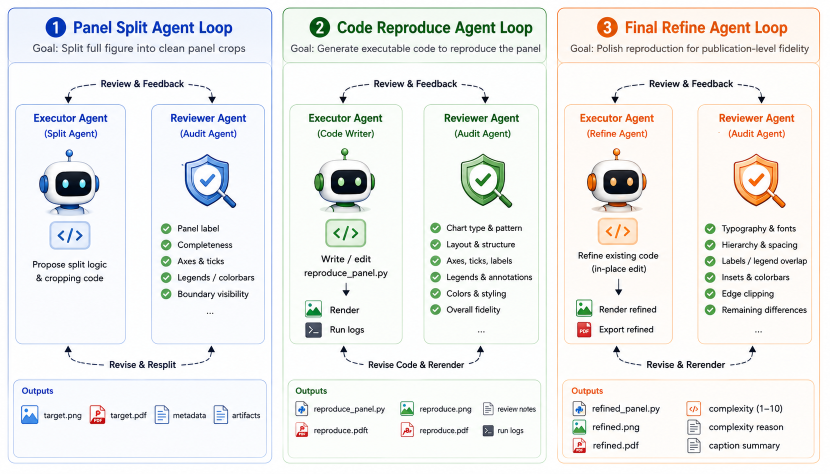
#> input picture docs/assets/agent_loop.png, 1660 x 948 px (shown at 1/2 size)
$ python -i build_catalog.py   (imports and definitions only)
#> lines starting #> are read from the running program, lines starting #| are printed output that depends on the picture
#!/usr/bin/env python3
"""Build the static SciFigureHub website catalog from gallery exports."""

from __future__ import annotations

import argparse
import json
from collections import Counter
from datetime import datetime, timezone
from pathlib import Path
from typing import Any

from PIL import Image, ImageChops, ImageFilter, ImageOps


GALLERY_ROOT = Path(__file__).resolve().parents[1]
CATALOG_PATH = GALLERY_ROOT / "site-data" / "catalog.json"
PREVIEW_ROOT = GALLERY_ROOT / "site-data" / "previews"
RESAMPLE_LANCZOS = getattr(getattr(Image, "Resampling", Image), "LANCZOS")
COMPLEXITY_BINS = [(0, 20), (20, 40), (40, 60), (60, 70), (70, 80), (80, 90), (90, 101)]
REFINE_COMPLEXITY_BINS = [
    ("1", 1, 2),
    ("2-3", 2, 4),
    ("4-5", 4, 6),
    ("6-7", 6, 8),
    ("8-10", 8, 10.0001),
]


# [60 lines left out: functions configure_gallery_root, parse_args, load_json, rel, gallery_path, to_float and 2 more, not called in this run]


def doi_url(doi: str | None) -> str | None:
    return f"https://doi.org/{doi}" if doi else None


def source_link(url: str | None) -> str | None:
    return url if url and url.startswith(("http://", "https://")) else None


def preview_path(dataset_id: str, panel_id: str, kind: str) -> Path:
    return PREVIEW_ROOT / Path(dataset_id) / panel_id / f"{kind}.png"


# [19 lines left out: function build_preview, not called in this run]


def image_complexity(src_path: Path) -> dict[str, float]:
    """Return a reproducible visual complexity score for a cropped panel preview."""
#> called with src_path = '../../docs/assets/agent_loop.png'
    with Image.open(src_path) as original:
#> original is the input picture: PIL image 1660x948 RGB; mean R, G, B 237.3, 237.9, 236.8
        img = ImageOps.exif_transpose(original).convert("RGBA")
        canvas = Image.new("RGBA", img.size, (255, 255, 255, 255))
#> canvas: PIL image 1660x948 RGBA; every value is 255
        canvas.alpha_composite(img)
        rgb = canvas.convert("RGB")
        rgb.thumbnail((512, 512), RESAMPLE_LANCZOS)
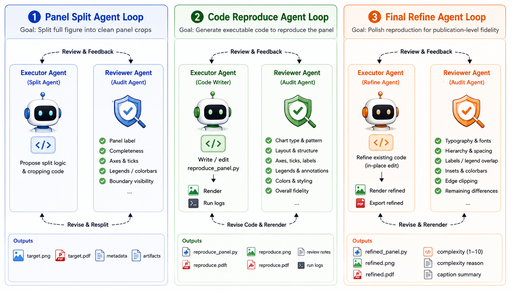
#> rgb: PIL image 512x292 RGB; mean R, G, B 237, 237.6, 236.4

        width, height = rgb.size
#> width = 512; height = 292
        total = max(1, width * height)
#> total = 149504
        gray = ImageOps.grayscale(rgb)
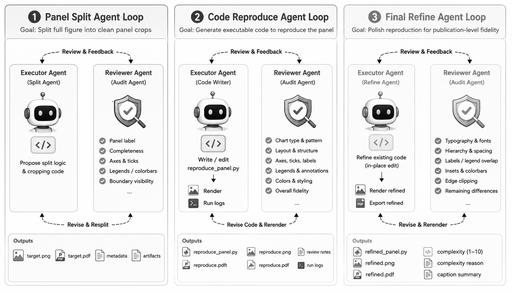
#> gray: PIL image 512x292 L; min 0, max 255, mean 237.3
        entropy = max(0.0, min(gray.entropy() / 8.0, 1.0))
#> entropy = 0.589

        edges = gray.filter(ImageFilter.FIND_EDGES)
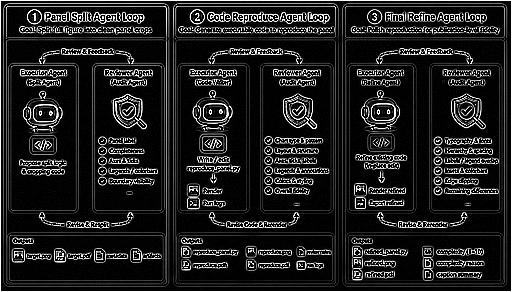
#> edges: PIL image 512x292 L; min 0, max 255, mean 33.8
        edge_hist = edges.histogram()
#> edge_hist = 256 values, max 77692 at index 0, min 40 at index 233, mean 584
        edge_density = sum(edge_hist[28:]) / total
#> edge_density = 0.237
        edge_norm = min(edge_density / 0.22, 1.0)
#> edge_norm = 1

        bg_color = rgb.getpixel((0, 0))
#> bg_color = (254, 254, 255)
        background = Image.new("RGB", rgb.size, bg_color)
        diff = ImageChops.difference(rgb, background).convert("L")
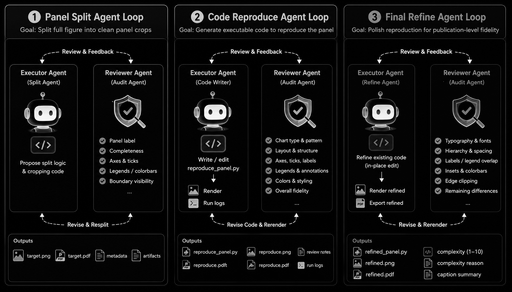
#> diff: PIL image 512x292 L; min 0, max 254, mean 17
        diff_hist = diff.histogram()
#> diff_hist = 256 values, max 33700 at index 1, min 0 at index 255, mean 584
        content_density = sum(diff_hist[22:]) / total
#> content_density = 0.164
        content_norm = min(content_density / 0.55, 1.0)
#> content_norm = 0.298

        quantized = rgb.quantize(colors=64)
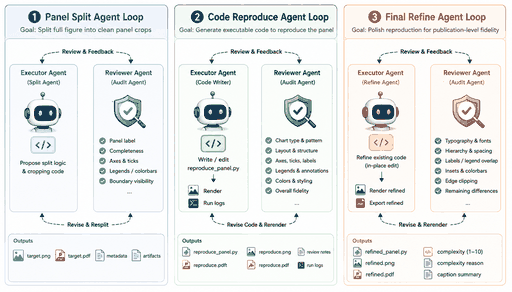
#> quantized: PIL image 512x292 P; mean R, G, B 236.7, 238.3, 237.3
        color_hist = quantized.histogram()
#> color_hist = 256 values, max 10999 at index 0, min 0 at index 64, mean 584
        color_threshold = max(1, int(total * 0.0005))
#> color_threshold = 74
        color_count = sum(1 for count in color_hist if count > color_threshold)
#> color_count = 64
        color_diversity = min(color_count / 64.0, 1.0)
#> color_diversity = 1

    score = 100 * (
        0.38 * entropy
        + 0.34 * edge_norm
        + 0.18 * color_diversity
        + 0.10 * content_norm
    )
#> score = 77.35
    return {
        "score": round(score, 2),
        "entropy": round(entropy, 4),
        "edgeDensity": round(edge_density, 4),
        "colorDiversity": round(color_diversity, 4),
        "contentDensity": round(content_density, 4),
    }


# [55 lines left out: functions percentile, summarize_complexity, summarize_refine_complexity, item_complexity_sort_value, not called in this run]


def dataset_label(dataset_dir: Path) -> str:
    return " / ".join(dataset_dir.relative_to(GALLERY_ROOT).parts)


# [255 lines left out: functions discover_dataset_roots, build_item, summarize_dataset, summarize_subjects, main, not called in this run]


# [2 lines not run here, left out]

>>> result = image_complexity('../../docs/assets/agent_loop.png')
#> result = {'score': 77.35, 'entropy': 0.589, 'edgeDensity': 0.237, 'colorDiversity': 1, 'contentDensity': 0.164}
